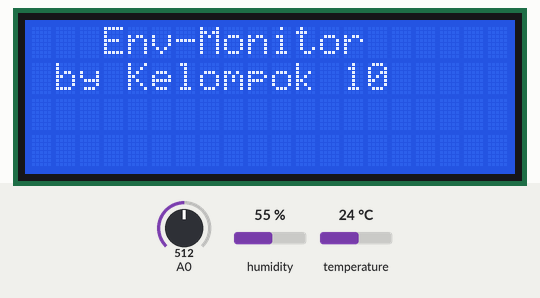
Bench run of a sketch on a simulated Arduino Uno, built with avr-gcc and run on an emulated ATmega328P. Parts: 20×4 character LCD. The inputs (shaded band) are chosen by the test bench; at power-on: humidity 55 %, temperature 24 °C, A0 = 512. The local clock reads 2024-03-15 10:24:30 at power-on unless the sketch sets it; storage starts empty; the modem accepts every AT command (registered, SIM ready, sends succeed) and sends nothing else; what the sketch prints to the serial monitor is not drawn.

Above: at 7.2 s.
At 20.2 s:
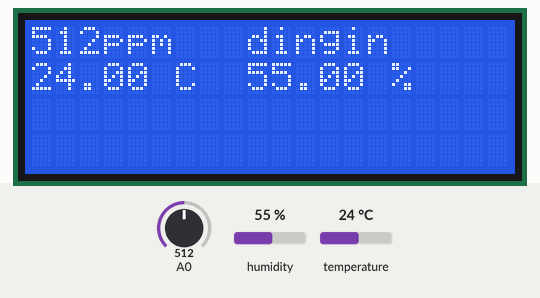
20.3 s: humidity set to 88 %
23.4 s: temperature set to 33 °C
At 26.4 s:
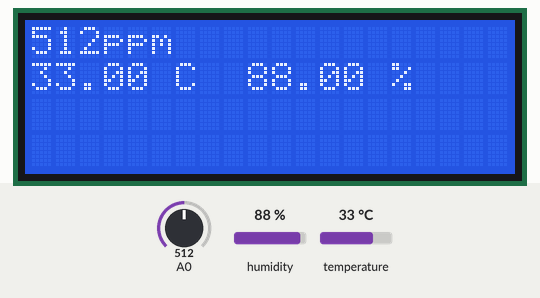
26.6 s: A0 set to 107
At 41.3 s:
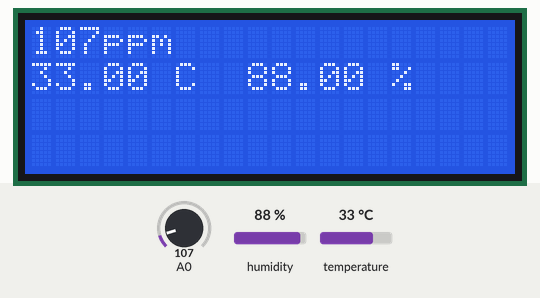
42.0 s: A0 set to 92
At 57.1 s:
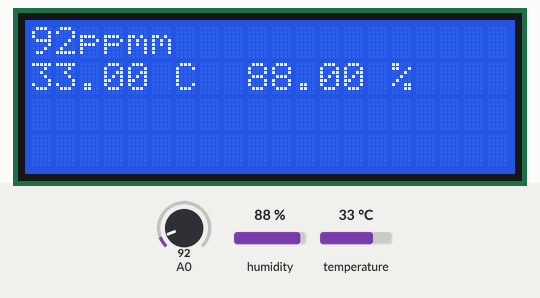
61.8 s: temperature set to 31 °C
65.1 s: A0 set to 0
At 70.76 s:
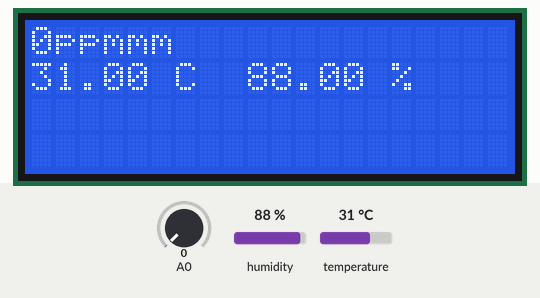

The sketch:

PA_ArduinoWheaterStation.ino.ino
```cpp
//Library Digunakan
#include <DHT.h>
#include <virtuabotixRTC.h>
#include <LiquidCrystal_I2C.h>
#include <SPI.h>
#include <SD.h>
#include <SoftwareSerial.h>


//Deklarasi Hardware
/*Koneksi*/
#define DHTPIN 3
#define DHTTYPE DHT11
#define DEBUG true
#define SSID "RizalNet"
#define PASS "blackbird16111992"
#define IP "api.thingspeak.com" //IP Thinkspeak
/*Tipe*/
String msg = "GET /update?key=CX1FF9ZGH4RUS2SK"; //API Key ThinkSpeak
SoftwareSerial esp8266(0,1);
LiquidCrystal_I2C lcd(0x27,20,4);
DHT dht(DHTPIN, DHTTYPE);
virtuabotixRTC myRTC(4,5,6);
const int chipSelect = 53;


//Deklarasi Variabel
float kelembapan, suhu;
int kualitasUdara;
const char* deskSh;
const char* deskKlb;
const char* deskKu;
String waktu;
String tanggal;
int error;

void setup()                        //MainKodeStatis
{
  dht.begin();
  lcd.init();
  lcd.backlight();
  lcd.print("");
  Serial.begin(9600);
  myRTC.updateTime();
  Initialize_SDcard();
  Serial.begin(9600); //or use default 115200.
  esp8266.begin(9600);
  Serial.println("AT");
  esp8266.println("AT");
  if(esp8266.find("OK"))
  {
    connectWiFi();
  }

  //WelcomeScreen
  lcd.setCursor(3,0);
  lcd.print("Env-Monitor");
  lcd.setCursor(1,1);
  lcd.print("by Kelompok 10");
  delay(2000);
  lcd.clear();
  lcd.setCursor(4,1);
  lcd.print(myRTC.dayofmonth);
  lcd.print("/");
  lcd.print(myRTC.month);
  lcd.print("/");
  lcd.print(myRTC.year);
  delay(2000);
  lcd.clear();
}


void loop()                         //MainKodePerulangan
{
  //Ambil Data Sensor
  kelembapan = dht.readHumidity();
  suhu = dht.readTemperature();
  kualitasUdara = analogRead(0);
  myRTC.updateTime();

  //Mengisi variabel deskripsi
  /*Deskripsi Udara*/
  if (suhu > 32.00){
    deskSh = "panas";
  } else if (suhu >= 29.00 && suhu <= 32.00){
    deskSh = "normal";
  } else if (suhu < 29.00){
    deskSh = "dingin";
  }
  /*Deskripsi Kelembapan*/
  if (kelembapan > 80.00){
    deskKlb = "lembab";
  } else if (kelembapan >= 73.00 && kelembapan <= 80.00){
    deskKlb = "normal";
  } else if (kelembapan < 73.00){
    deskKlb = "kering";
  }
  /*Deskripsi Kualitas Udara*/
  if (kualitasUdara > 105){
    deskKu = "buruk  ";
  } else if (kualitasUdara >= 90 && kelembapan <= 105){
    deskKu = "baik  ";
  } else if (kualitasUdara < 90){
    deskKu = "kurang";
  }
  /*Deskripsi Waktu*/
  waktu = String(myRTC.hours)+ ":" + String(myRTC.minutes);
  /*Deskripsi Tanggal*/
  tanggal = String(myRTC.dayofmonth) + "/" +
  (myRTC.month) + "/" + (myRTC.year);

  //Menampilkan Serial
  Serial.println(deskSh);
  Serial.println(deskKlb);
  Serial.println(deskKu);
  Serial.println(waktu);
  Serial.println(tanggal);

  //Menampilkan LCD
  /*AtasKiri*/
  lcd.setCursor(0, 0);
  lcd.print(kualitasUdara);
  lcd.print("ppm");
  /*BawahKiri*/
  lcd.setCursor(0, 1);
  lcd.print(suhu);
  lcd.print(" C");
  /*BawahKanan*/
  lcd.setCursor(9,1);
  lcd.print(kelembapan);
  lcd.print(" %");

  //Menulis Log ke SDCard
  Write_SDcard();

  //Menulis Log ke ThinkSpeak
  uploadData();

  //Setting Delay
  delay(100);

  /*AtasKanan*/
  lcd.setCursor(9,0);
  lcd.print("Jam");
  delay(1000);
  lcd.setCursor(9, 0);
  lcd.print("         ");
  lcd.setCursor(9, 0);
  for(int j = 0; j < 5; j++){
    lcd.print(waktu[j]);
    delay(400);
  }
  lcd.setCursor(9, 0);
  lcd.print("         ");
  lcd.setCursor(9,0);
  lcd.print("Suhu");
  delay(1000);
  lcd.setCursor(9, 0);
  lcd.print("         ");
  lcd.setCursor(9, 0);
  for(int j = 0; j < 6; j++){
    lcd.print(deskSh[j]);
    delay(300);
  }
  lcd.setCursor(9, 0);
  lcd.print("         ");
  lcd.setCursor(8, 0);
  lcd.print("Klmbapan");
  delay(1000);
  lcd.setCursor(8, 0);
  lcd.print("          ");
  lcd.setCursor(9, 0);
  for(int j = 0; j < 6; j++){
    lcd.print(deskKlb[j]);
    delay(300);
  }
  lcd.setCursor(9, 0);
  lcd.print("         ");
  lcd.setCursor(9,0);
  lcd.print("Udara");
  delay(1000);
  lcd.setCursor(9, 0);
  lcd.print("         ");
  lcd.setCursor(9, 0);
  for(int j = 0; j < 6 ; j++){
    lcd.print(deskKu[j]);
    delay(300);
  }
  lcd.setCursor(9, 0);
  lcd.print("         ");

}

void Initialize_SDcard(){           //KelasKodeCekSDCard
  //Mengecek SD Card
  if (!SD.begin(chipSelect)) {
    Serial.println("Tidak ada kartu memori!");
    return;
  }

  //Membuat File Log
  Serial.println("Creating example.txt...");
  File dataFile = SD.open("LoggerCD.txt", FILE_WRITE);
  if (dataFile) {
    dataFile.println
    ("tanggal,waktu,suhu,kelembapan,kualitasUdara");
    dataFile.close();
  }
}

void Write_SDcard()                 //KelasKodeTulisSDCard
{
  //Membuka file log
  File dataFile = SD.open("LoggerCD.txt", FILE_WRITE);

  //Menulis log
  if (dataFile) {
    dataFile.print(tanggal);
    dataFile.print(",");

    dataFile.print(waktu);
    dataFile.print(",");

    dataFile.print(suhu);
    dataFile.print(",");

    dataFile.print(kelembapan);
    dataFile.print(",");

    dataFile.print(kualitasUdara);
    dataFile.print(",");

    dataFile.println();
    dataFile.close();
  }
  else
  Serial.println("Penulisan file gagal!");
}

void uploadData()                    //KelasUploadData
{
  String cmd = "AT+CIPSTART=\"TCP\",\"";
  cmd += IP;
  cmd += "\",80";
  Serial.println(cmd);
  esp8266.println(cmd);
  delay(2000);
  if(esp8266.find("Error"))
  {
    return;
  }
  cmd = msg ;
  cmd += "&field1=";    //field 1 for temperature
  cmd += suhu;
  cmd += "&field2=";  //field 2 for humidity
  cmd += kelembapan;
  cmd += "&field3="; //field 3 untuk kualitasUdara
  cmd += kualitasUdara;
  cmd += "\r\n";
  Serial.print("AT+CIPSEND=");
  esp8266.print("AT+CIPSEND=");
  Serial.println(cmd.length());
  esp8266.println(cmd.length());
  if(esp8266.find(">"))
  {
    Serial.print(cmd);
    esp8266.print(cmd);
  }
  else
  {
    Serial.println("AT+CIPCLOSE");
    esp8266.println("AT+CIPCLOSE");
    //Resend...
    error=1;
  }
}

boolean connectWiFi()                  //KelasKonekWifi
{
  Serial.println("AT+CWMODE=1");
  esp8266.println("AT+CWMODE=1");
  delay(2000);
  String cmd="AT+CWJAP=\"";
  cmd+=SSID;
  cmd+="\",\"";
  cmd+=PASS;
  cmd+="\"";
  Serial.println(cmd);
  esp8266.println(cmd);
  delay(5000);
  if(esp8266.find("OK"))
  {
    return true;
  }
  else
  {
    return false;
  }
}
```

Measured:
- the behaviour switches between 100 and 99 on A0 (found by bisection; images 3 and 4)
- after the input at 42.0 s, the display: first differs from a run without the input after 13.7 s (image 4)
- after the input at 65.1 s, the display: first differs from a run without the input after 5.4 s (image 5)
- what the display in image 0 shows lasts 2.0 s, from 7.2 s to 9.2 s
- what the display in image 4 shows lasts 3.3 s, from 55.7 s to 59.0 s
